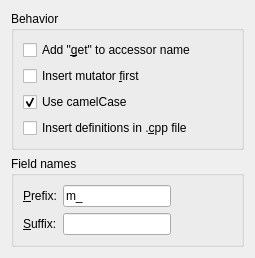
<?xml version="1.0" encoding="UTF-8"?>
<ui version="4.0">
 <class>Encapsulation::Internal::SettingsWidget</class>
 <widget class="QWidget" name="Encapsulation::Internal::SettingsWidget">
  <property name="geometry">
   <rect>
    <x>0</x>
    <y>0</y>
    <width>255</width>
    <height>245</height>
   </rect>
  </property>
  <property name="windowTitle">
   <string>Form</string>
  </property>
  <layout class="QVBoxLayout" name="verticalLayout">
   <item>
    <widget class="QGroupBox" name="behaviorGroupBox">
     <property name="title">
      <string>Behavior</string>
     </property>
     <layout class="QVBoxLayout" name="verticalLayout_3">
      <item>
       <widget class="QCheckBox" name="addGetCheckBox">
        <property name="text">
         <string>Add &quot;&amp;get&quot; to accessor name</string>
        </property>
       </widget>
      </item>
      <item>
       <widget class="QCheckBox" name="mutatorFirstCheckBox">
        <property name="text">
         <string>Insert mutator &amp;first</string>
        </property>
       </widget>
      </item>
      <item>
       <widget class="QCheckBox" name="camelCaseCheckBox">
        <property name="text">
         <string>Use camelCase</string>
        </property>
        <property name="checked">
         <bool>true</bool>
        </property>
       </widget>
      </item>
      <item>
       <widget class="QCheckBox" name="cppFileCheckBox">
        <property name="text">
         <string>Insert definitions in .&amp;cpp file</string>
        </property>
       </widget>
      </item>
     </layout>
    </widget>
   </item>
   <item>
    <widget class="QGroupBox" name="fieldNamesGroupBox">
     <property name="title">
      <string>Field names</string>
     </property>
     <layout class="QGridLayout" name="gridLayout">
      <item row="0" column="1">
       <widget class="QLineEdit" name="prefixEdit">
        <property name="text">
         <string>m_</string>
        </property>
       </widget>
      </item>
      <item row="0" column="0">
       <widget class="QLabel" name="suffixLabel">
        <property name="text">
         <string>&amp;Prefix:</string>
        </property>
        <property name="buddy">
         <cstring>prefixEdit</cstring>
        </property>
       </widget>
      </item>
      <item row="2" column="1">
       <widget class="QLineEdit" name="suffixEdit"/>
      </item>
      <item row="2" column="0">
       <widget class="QLabel" name="prefixLabel">
        <property name="text">
         <string>&amp;Suffix:</string>
        </property>
        <property name="buddy">
         <cstring>suffixEdit</cstring>
        </property>
       </widget>
      </item>
      <item row="0" column="2">
       <spacer name="horizontalSpacer">
        <property name="orientation">
         <enum>Qt::Horizontal</enum>
        </property>
        <property name="sizeHint" stdset="0">
         <size>
          <width>40</width>
          <height>20</height>
         </size>
        </property>
       </spacer>
      </item>
      <item row="2" column="2">
       <spacer name="horizontalSpacer_2">
        <property name="orientation">
         <enum>Qt::Horizontal</enum>
        </property>
        <property name="sizeHint" stdset="0">
         <size>
          <width>40</width>
          <height>20</height>
         </size>
        </property>
       </spacer>
      </item>
     </layout>
    </widget>
   </item>
   <item>
    <spacer name="verticalSpacer">
     <property name="orientation">
      <enum>Qt::Vertical</enum>
     </property>
     <property name="sizeHint" stdset="0">
      <size>
       <width>20</width>
       <height>40</height>
      </size>
     </property>
    </spacer>
   </item>
  </layout>
 </widget>
 <resources/>
 <connections/>
</ui>
